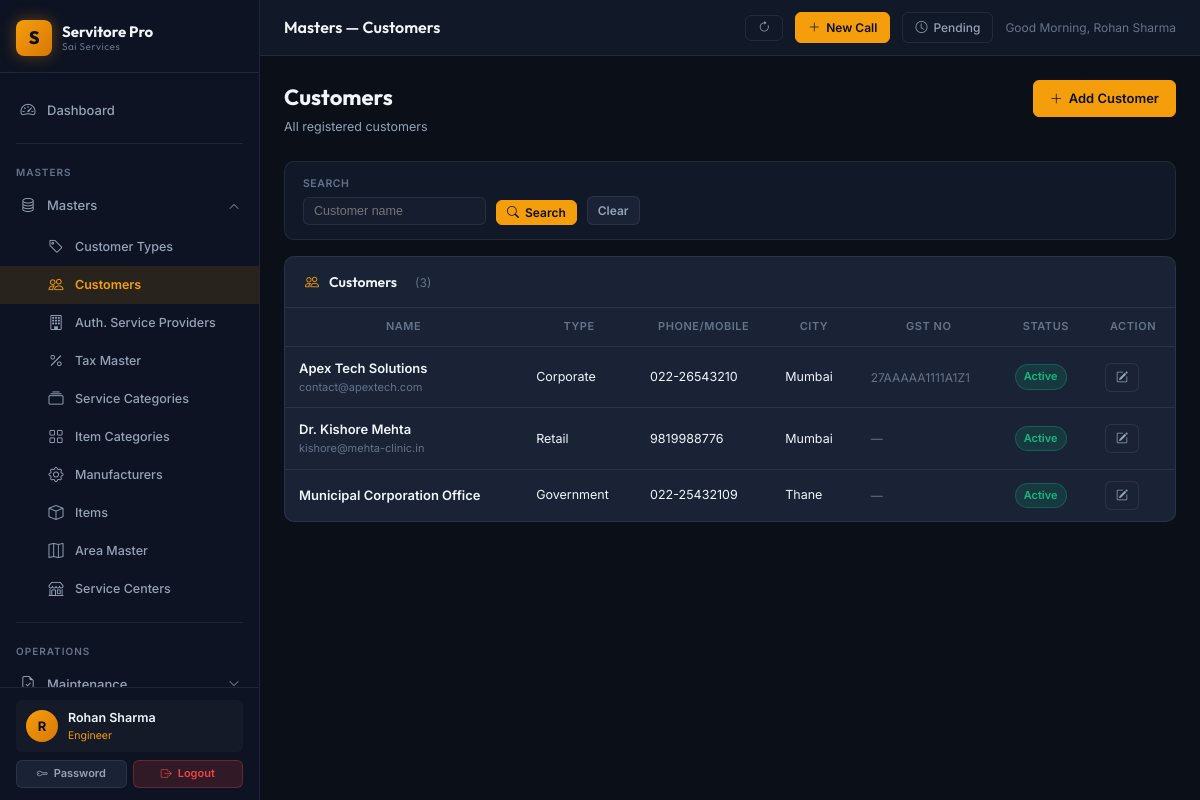
/masters/customers (signed in), run on the app's committed database.
### app/models/user.py (models this page shows, shortened)
class User(db.Model, UserMixin):
    __tablename__ = 'users'
    id = db.Column(db.Integer, primary_key=True)
    username = db.Column(db.String(64), unique=True, nullable=False, index=True)
    email = db.Column(db.String(120), unique=True, nullable=False)
    full_name = db.Column(db.String(120), nullable=False, default='')
    password_hash = db.Column(db.String(256), nullable=False)
    role = db.Column(db.String(20), nullable=False, default='Viewer')
    is_active = db.Column(db.Boolean, nullable=False, default=True)
    phone = db.Column(db.String(20), nullable=True)
    area_id = db.Column(db.Integer, db.ForeignKey('area_masters.id'), nullable=True)
    created_at = db.Column(db.DateTime, default=datetime.utcnow)
    last_login_at = db.Column(db.DateTime, nullable=True)
    area = db.relationship('AreaMaster', foreign_keys=[area_id], lazy='select')

### app/models/customer.py (models this page shows, shortened)
class Customer(db.Model):
    __tablename__ = 'customers'
    id = db.Column(db.Integer, primary_key=True)
    name = db.Column(db.String(150), nullable=False)
    type_id = db.Column(db.Integer, db.ForeignKey('customer_types.id'), nullable=True)
    area_id = db.Column(db.Integer, db.ForeignKey('area_masters.id'), nullable=True)
    phone = db.Column(db.String(20), nullable=True)
    mobile = db.Column(db.String(20), nullable=True)
    email = db.Column(db.String(120), nullable=True)
    address = db.Column(db.Text, nullable=True)
    city = db.Column(db.String(100), nullable=True)
    pincode = db.Column(db.String(10), nullable=True)
    gst_number = db.Column(db.String(20), nullable=True)
    is_active = db.Column(db.Boolean, default=True)
    created_at = db.Column(db.DateTime, default=datetime.utcnow)
    service_calls = db.relationship('ServiceCall', backref='customer', lazy=True)
    warranties = db.relationship('Warranty', backref='customer', lazy=True)
    maintenance_contracts = db.relationship('MaintenanceContract', backref='customer', lazy=True)
    challans = db.relationship('DeliveryChallan', backref='customer', lazy=True)

### app/models/customer_type.py (models this page shows, shortened)
class CustomerType(db.Model):
    __tablename__ = 'customer_types'
    id = db.Column(db.Integer, primary_key=True)
    name = db.Column(db.String(100), unique=True, nullable=False)
    description = db.Column(db.String(255), nullable=True)
    created_at = db.Column(db.DateTime, default=datetime.utcnow)
    customers = db.relationship('Customer', backref='customer_type', lazy=True)

### app/blueprints/masters/routes.py (the view)
@masters_bp.route('/customers')
@login_required
def customers():
    q = request.args.get('q', '')
    query = Customer.query
    if q:
        query = query.filter(Customer.name.ilike(f'%{q}%'))
    items = query.order_by(Customer.name).all()
    return render_template('masters/customer/list.html', items=items, q=q)

### app/templates/masters/customer/list.html (shortened to what this page needs)
{% extends 'layouts/base.html' %}
{% block topbar_title %}Masters — Customers{% endblock %}
{% block content %}
<div class="page-header">
  <div><div class="page-title">Customers</div><div class="page-subtitle">All registered customers</div></div>
  <a href="{{ url_for('masters.add_customer') }}" class="btn btn-primary"><i class="bi bi-plus-lg"></i> Add Customer</a>
</div>
<div class="filters-bar">
  <form method="GET" style="display:contents;">
    <div class="filter-group"><div class="filter-label">Search</div><input type="text" name="q" class="filter-control" placeholder="Customer name" value="{{ q }}"></div>
    <button type="submit" class="btn btn-primary btn-sm" style="align-self:flex-end;"><i class="bi bi-search"></i> Search</button>
    <a href="{{ url_for('masters.customers') }}" class="btn btn-secondary btn-sm" style="align-self:flex-end;">Clear</a>
  </form>
</div>
<div class="card">
  <div class="card-header"><i class="bi bi-people text-accent"></i><span class="card-header-title">Customers</span><span style="margin-left:8px;font-size:12px;color:var(--text-muted);">({{ items|length }})</span></div>
  <div class="table-responsive">
    {% if items %}
    <table class="data-table">
      <thead><tr><th>Name</th><th>Type</th><th>Phone/Mobile</th><th>City</th><th>GST No</th><th>Status</th><th>Action</th></tr></thead>
      <tbody>
        {% for it in items %}
        <tr>
          <td><div class="fw-600">{{ it.name }}</div>{% if it.email %}<div style="font-size:11px;color:var(--text-muted);">{{ it.email }}</div>{% endif %}</td>
          <td style="font-size:12.5px;">{{ it.customer_type.name if it.customer_type else '—' }}</td>
          <td style="font-size:12.5px;">{{ it.phone or it.mobile or '—' }}</td>
          <td style="font-size:12.5px;">{{ it.city or '—' }}</td>
          <td style="font-size:12px;color:var(--text-muted);">{{ it.gst_number or '—' }}</td>
          <td><span class="badge badge-{{ 'active' if it.is_active else 'expired' }}">{{ 'Active' if it.is_active else 'Inactive' }}</span></td>
          <td><a href="{{ url_for('masters.edit_customer', id=it.id) }}" class="btn btn-sm btn-secondary"><i class="bi bi-pencil-square"></i></a></td>
        </tr>
        {% endfor %}
      </tbody>
    </table>
    {% else %}
    <div class="empty-state"><i class="bi bi-people"></i><h3>No customers found</h3><p>Add your first customer to get started.</p></div>
    {% endif %}
  </div>
</div>
{% endblock %}

### app/templates/layouts/base.html (shortened to what this page needs)
<!DOCTYPE html>
<html lang="en">
<head>
  <link rel="stylesheet" href="https://cdn.jsdelivr.net/npm/bootstrap-icons@1.11.3/font/bootstrap-icons.min.css">
  <link rel="stylesheet" href="{{ url_for('static', filename='css/main.css') }}">
</head>
<body>
<div class="app-shell">
  <aside class="sidebar" id="sidebar">
    <div class="sidebar-brand">
      <div class="brand-icon">S</div>
      <div class="brand-text">
        Servitore Pro
        <small>Sai Services</small>
      </div>
    </div>
    <nav style="flex:1; padding: 8px 0; overflow-y: auto;">
      <div class="nav-section">
        <a href="{{ url_for('dashboard.index') }}" class="nav-link {% if request.blueprint == 'dashboard' %}active{% endif %}">
          <i class="bi bi-speedometer2"></i> Dashboard
        </a>
      </div>
      <div class="divider" style="margin: 4px 16px;"></div>
      <div class="nav-section">
        <div class="nav-section-label">Masters</div>
        <div class="nav-item">
          <a class="nav-link" data-bs-toggle="collapse" href="#mastersMenu" role="button"
             aria-expanded="{% if request.blueprint == 'masters' %}true{% else %}false{% endif %}">
            <i class="bi bi-database"></i>
            <span>Masters</span>
            <i class="bi bi-chevron-down nav-arrow"></i>
          </a>
          <div class="collapse {% if request.blueprint == 'masters' %}show{% endif %}" id="mastersMenu">
            <ul class="nav-submenu">
              <li><a href="{{ url_for('masters.customer_types') }}" class="nav-link {% if request.path.startswith('/masters/customer-type') %}active{% endif %}"><i class="bi bi-tag"></i> Customer Types</a></li>
              <li><a href="{{ url_for('masters.customers') }}" class="nav-link {% if request.path.startswith('/masters/customer') and 'type' not in request.path %}active{% endif %}"><i class="bi bi-people"></i> Customers</a></li>
              <li><a href="{{ url_for('masters.asps') }}" class="nav-link {% if request.path.startswith('/masters/asp') %}active{% endif %}"><i class="bi bi-building"></i> Auth. Service Providers</a></li>
              <li><a href="{{ url_for('masters.taxes') }}" class="nav-link {% if request.path.startswith('/masters/tax') %}active{% endif %}"><i class="bi bi-percent"></i> Tax Master</a></li>
              <li><a href="{{ url_for('masters.service_categories') }}" class="nav-link {% if request.path.startswith('/masters/service-cat') %}active{% endif %}"><i class="bi bi-collection"></i> Service Categories</a></li>
              <li><a href="{{ url_for('masters.item_categories') }}" class="nav-link {% if request.path.startswith('/masters/item-cat') %}active{% endif %}"><i class="bi bi-grid"></i> Item Categories</a></li>
              <li><a href="{{ url_for('masters.manufacturers') }}" class="nav-link {% if request.path.startswith('/masters/manufacturer') %}active{% endif %}"><i class="bi bi-gear"></i> Manufacturers</a></li>
              <li><a href="{{ url_for('masters.items') }}" class="nav-link {% if request.path.startswith('/masters/item') and 'cat' not in request.path %}active{% endif %}"><i class="bi bi-box"></i> Items</a></li>
              <li><a href="{{ url_for('masters.areas') }}" class="nav-link {% if request.path.startswith('/masters/area') %}active{% endif %}"><i class="bi bi-map"></i> Area Master</a></li>
              <li><a href="{{ url_for('masters.service_centers') }}" class="nav-link {% if request.path.startswith('/masters/service-center') %}active{% endif %}"><i class="bi bi-shop"></i> Service Centers</a></li>
            </ul>
          </div>
        </div>
      </div>
      <div class="divider" style="margin: 4px 16px;"></div>
      <div class="nav-section">
        <div class="nav-section-label">Operations</div>
        <div class="nav-item">
          <a class="nav-link" data-bs-toggle="collapse" href="#maintenanceMenu" role="button"
             aria-expanded="{% if request.blueprint == 'maintenance' %}true{% else %}false{% endif %}">
            <i class="bi bi-file-earmark-check"></i>
            <span>Maintenance</span>
            <i class="bi bi-chevron-down nav-arrow"></i>
          </a>
        </div>
      </div>
    </nav>
    <div class="sidebar-footer">
      {% if current_user.is_authenticated %}
      <div class="sidebar-user">
        <div class="user-avatar">{{ (current_user.full_name or current_user.username)[0]|upper }}</div>
        <div class="user-info">
          <div class="user-name">{{ current_user.full_name or current_user.username }}</div>
          <div class="user-role">{{ current_user.role }}</div>
        </div>
      </div>
      <div style="display:flex; gap:6px; margin-top:8px;">
        <a href="{{ url_for('auth.change_password') }}" class="btn btn-secondary btn-sm" style="flex:1; justify-content:center; font-size:11px;"><i class="bi bi-key"></i> Password</a>
        <a href="{{ url_for('auth.logout') }}" class="btn btn-danger btn-sm" style="flex:1; justify-content:center; font-size:11px;"><i class="bi bi-box-arrow-right"></i> Logout</a>
      </div>
      {% endif %}
    </div>
  </aside>
  <div class="main-wrapper">
    <header class="topbar">
      <div>
        <div class="topbar-title font-outfit">{% block topbar_title %}Servitore Pro{% endblock %}</div>
      </div>
      <div class="topbar-actions">
        <button onclick="window.location.reload();" class="topbar-btn" title="Refresh Page">
          <i class="bi bi-arrow-clockwise"></i>
        </button>
        <a href="{{ url_for('service.register') }}" class="topbar-btn primary" title="Service Call Register (F3)">
          <i class="bi bi-plus-lg"></i> New Call
        </a>
        <a href="{{ url_for('service.pending_calls') }}" class="topbar-btn" title="Pending Calls (Ctrl+P)">
          <i class="bi bi-clock"></i>
          <span class="d-none d-sm-inline">Pending</span>
        </a>
        {% if current_user.is_authenticated %}
        <span style="font-size:12px; color:var(--text-muted);" id="header-greeting" data-name="{{ current_user.full_name or current_user.username }}"></span>
        {% endif %}
      </div>
    </header>
    <main class="content-area">
      {% block content %}{% endblock %}
    </main>
  </div>
</div>
</body>
</html>

### data on the page
User: full_name "R", full_name "Rohan Sharma", role "Engineer"
Customer: name "Apex Tech Solutions", email "contact@apextech.com", customer_type "Corporate", phone "022-26543210", city "Mumbai", gst_number "27AAAAA1111A1Z1", is_active "Active"
Customer: name "Dr. Kishore Mehta", email "kishore@mehta-clinic.in", customer_type "Retail", phone+mobile "9819988776", city "Mumbai", gst_number "—", is_active "Active"
Customer: name "Municipal Corporation Office", customer_type "Government", phone "022-25432109", city "Thane", gst_number "—", is_active "Active"

### other printed values
{{ items|length }} "3"
